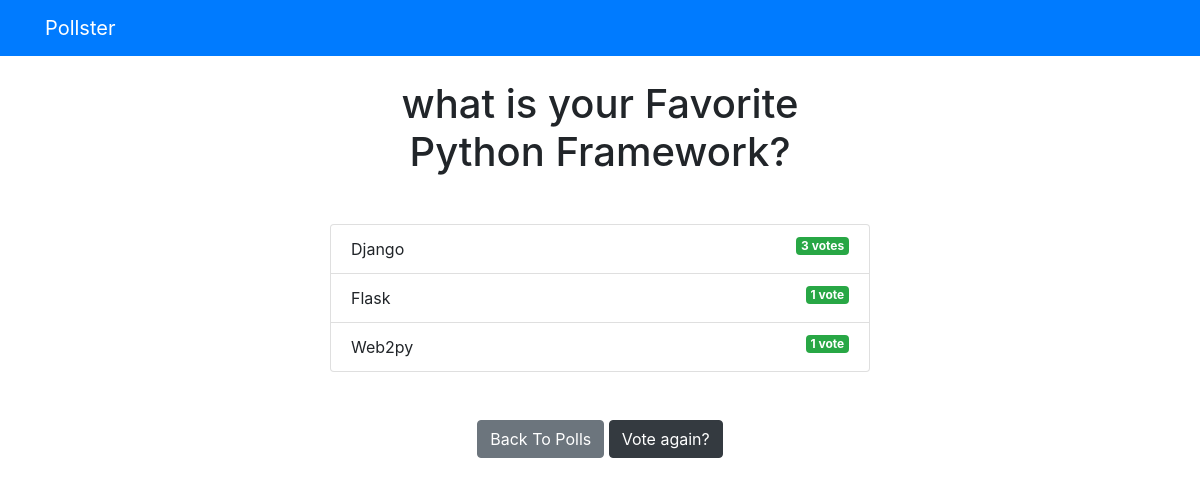
/polls/1/results/, run on an earlier commit of the app's database.
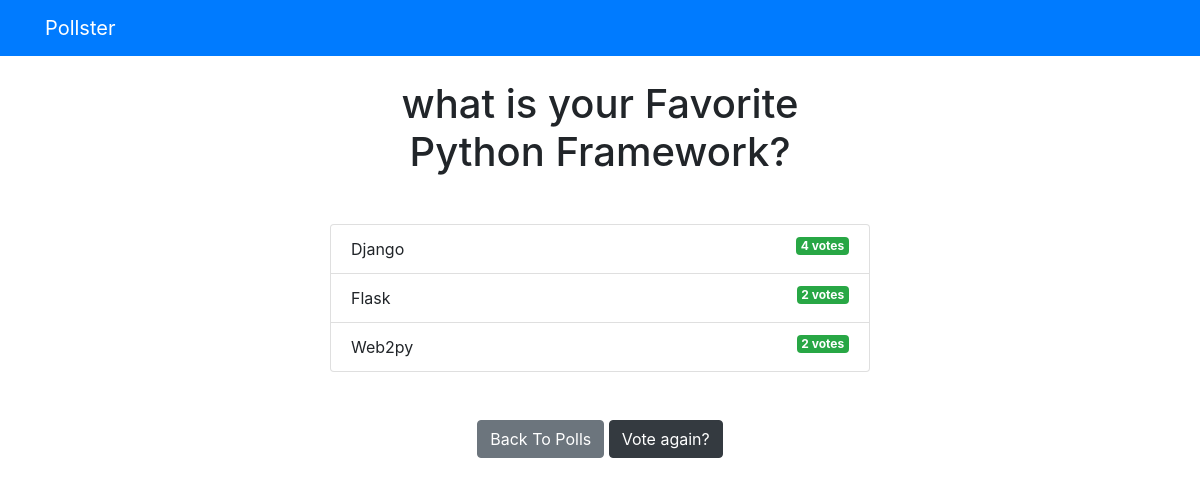
And on a later commit of the database.
### polls/models.py (models this page shows, shortened)
class Choice(models.Model):
    question = models.ForeignKey(Question, on_delete = models.CASCADE)
    choice_text =models.CharField(max_length = 200)
    votes = models.IntegerField(default = 0)

### polls/views.py (the view)
# urls.py: path('<int:question_id>/results/', views.results, name='results'),
def results(request, question_id):
    question = get_object_or_404(Question, pk=question_id)
    return render(request, 'polls/results.html', { 'question': question })

### templates/polls/results.html (shortened to what this page needs)
{% extends 'base.html' %} {% block content %}
<h1 class="mb-5 text-center">{{ question.question_text }}</h1>
<ul class="list-group mb-5">
  {% for choice in question.choice_set.all %}
  <li class="list-group-item">
    {{ choice.choice_text }}
    <span class="badge badge-success float-right"
      >{{choice.votes }} vote{{ choice.votes | pluralize }}</span
    >
  </li>
  {% endfor %}
</ul>
<div class="text-center mb-5">
  <a href="{% url 'polls:index' %}" class="btn btn-secondary">Back To Polls</a>
  <a href="{% url 'polls:detail' question.id %}" class="btn btn-dark"
    >Vote again?</a
  >
</div>
{% endblock %}

What changed in the data, as far as the page shows it:
changed Choice "Django": votes "3" → "4"
changed Choice "Flask": votes "1" → "2"; votes|pluralize (not shown) → "s"
changed Choice "Web2py": votes "1" → "2"; votes|pluralize (not shown) → "s"
